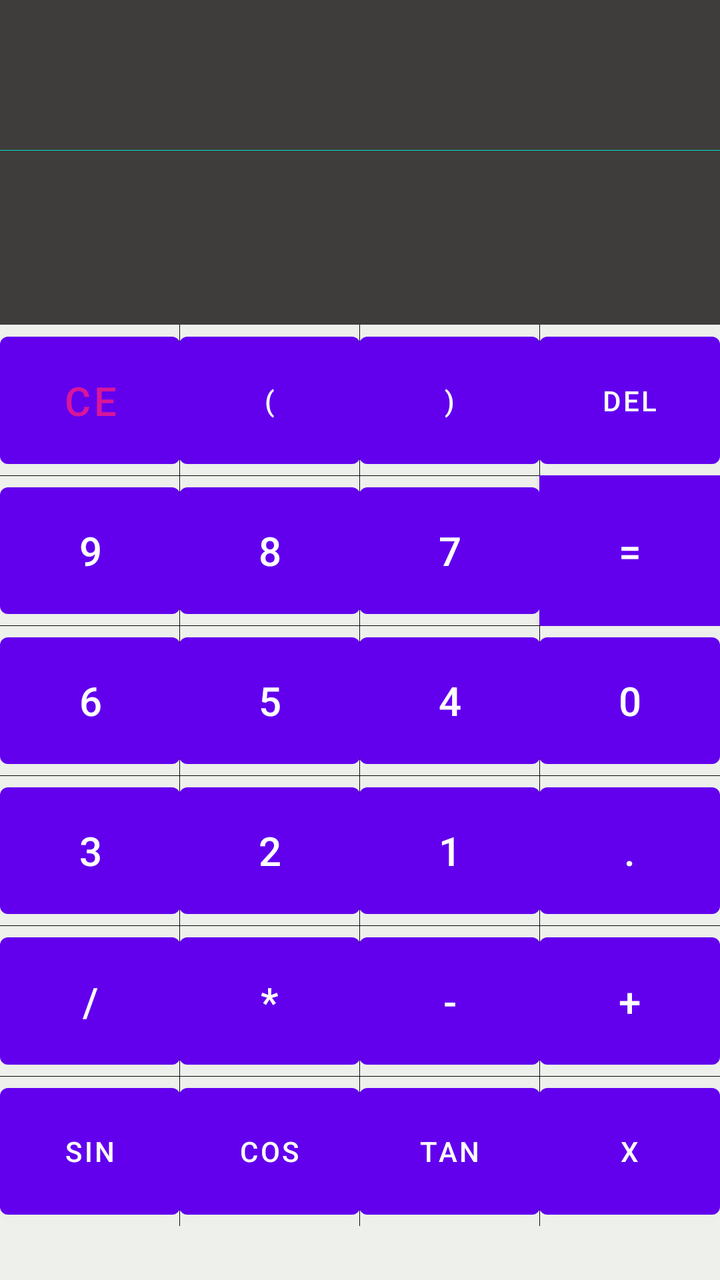
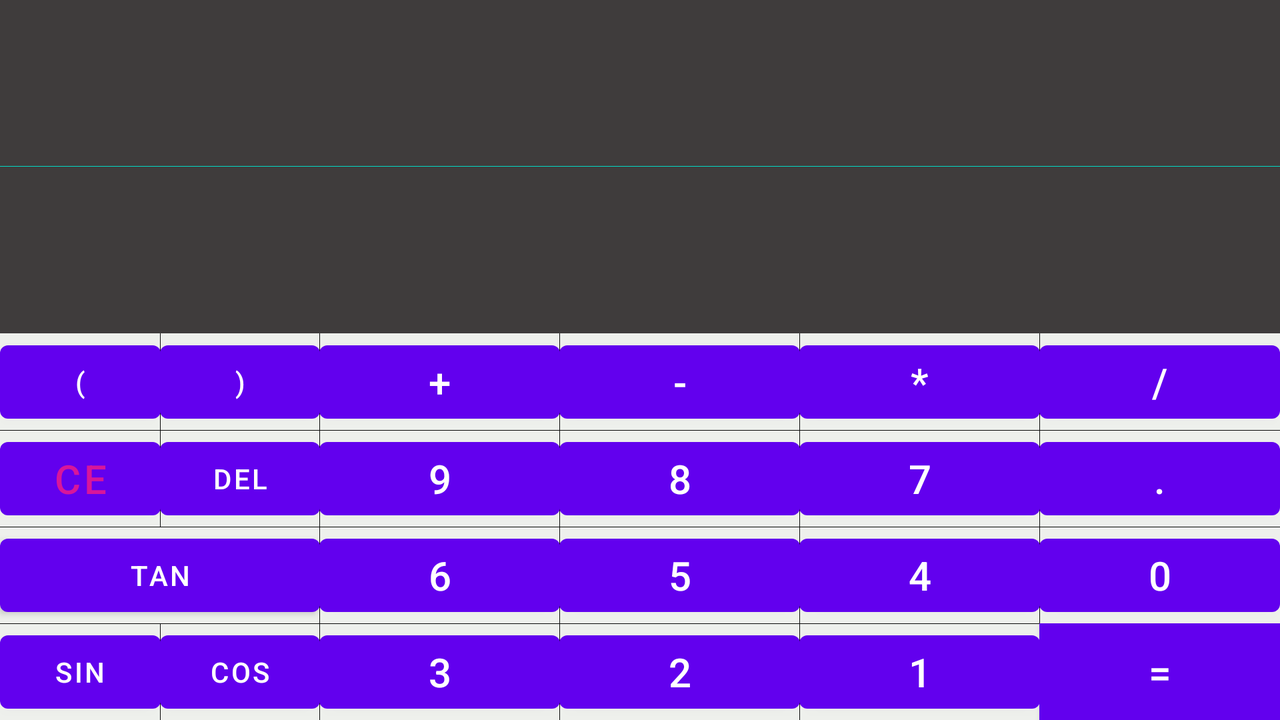

First picture: res/layout/ on a phone held upright. Second picture: the repository's own variant of that layout, on a device whose configuration matches the variant's folder. Source for both follows.
<!-- AndroidManifest.xml: application theme AppTheme -->
<!-- res/layout/activity_main.xml -->
<?xml version="1.0" encoding="utf-8"?>
<LinearLayout xmlns:android="http://schemas.android.com/apk/res/android"
    xmlns:app="http://schemas.android.com/apk/res-auto"
    xmlns:tools="http://schemas.android.com/tools"
    android:layout_width="match_parent"
    android:layout_height="match_parent"
    android:orientation="vertical"
    android:background="#eef0ec"
    tools:context="com.example.calculator.MainActivity"
    android:weightSum="1"
    >


    <LinearLayout
        android:layout_width="match_parent"
        android:layout_height="wrap_content"
        android:layout_weight="0.3"
        android:background="#3f3c3c"
        android:divider="@color/colorAccent"
        android:showDividers="middle"
        android:orientation="vertical">

        <EditText
            android:id="@+id/input"
            android:layout_width="match_parent"
            android:layout_height="wrap_content"
            android:layout_weight="6"
            android:background="@null"
            android:gravity="end"
            android:inputType="none"
            android:textColor="#ffffff"
            android:textSize="20sp" />

        <TextView
            android:id="@+id/output"
            android:layout_width="match_parent"
            android:layout_height="55dp"
            android:layout_weight="4"
            android:gravity="end"
            android:textColor="#faf79b"
            android:textSize="30sp" />
    </LinearLayout>

    <LinearLayout
        android:layout_width="match_parent"
        android:layout_height="wrap_content"
        android:layout_weight="0.6"
        android:orientation="vertical"
        android:showDividers="middle"
        android:divider="#0A0A0A">



        <LinearLayout
            android:layout_width="match_parent"
            android:layout_height="match_parent"
            android:layout_weight="0.2"
            android:orientation="horizontal"
            android:showDividers="middle"
            android:divider="#0A0A0A">

            <Button
                android:id="@+id/txtClear"
                android:layout_width="wrap_content"
                android:layout_height="match_parent"
                android:layout_weight="1"
                android:text="CE"
                android:textColor="#d8169a"
                android:textSize="20dp" />

            <Button
                android:id="@+id/txtLeft"
                android:layout_width="wrap_content"
                android:layout_height="match_parent"
                android:layout_weight="1"
                android:text="(" />

            <Button
                android:id="@+id/txtRight"
                android:layout_width="wrap_content"
                android:layout_height="match_parent"
                android:layout_weight="1"
                android:text=")" />
            <Button
                android:id="@+id/txtDel"
                android:layout_width="wrap_content"
                android:layout_height="match_parent"
                android:layout_weight="1"
                android:text="Del" />

        </LinearLayout>

        <LinearLayout
            android:layout_width="match_parent"
            android:layout_height="match_parent"
            android:layout_weight="0.2"
            android:orientation="horizontal"
            android:showDividers="middle"
            android:divider="#0a0a0a">

            <Button
                android:id="@+id/txt9"
                android:layout_width="wrap_content"
                android:layout_height="match_parent"
                android:layout_weight="1"
                android:text="9"
                android:textSize="20dp" />

            <Button
                android:id="@+id/txt8"
                android:layout_width="wrap_content"
                android:layout_height="match_parent"
                android:layout_weight="1"
                android:text="8"
                android:textSize="20dp" />

            <Button
                android:id="@+id/txt7"
                android:layout_width="wrap_content"
                android:layout_height="match_parent"
                android:layout_weight="1"
                android:text="7"
                android:textSize="20dp" />

            <Button
                android:id="@+id/txtEqual"
                android:layout_width="wrap_content"
                android:layout_height="match_parent"
                android:layout_weight="1"
                android:background="@color/colorAccent"
                android:text="="
                android:textSize="20dp"></Button>

        </LinearLayout>

        <LinearLayout
            android:layout_width="match_parent"
            android:layout_height="match_parent"
            android:layout_weight="0.2"
            android:orientation="horizontal"
            android:showDividers="middle"
            android:divider="#0a0a0a">

            <Button
                android:id="@+id/txt6"
                android:layout_width="wrap_content"
                android:layout_height="match_parent"
                android:layout_weight="1"
                android:text="6"
                android:textSize="20dp" />

            <Button
                android:id="@+id/txt5"
                android:layout_width="wrap_content"
                android:layout_height="match_parent"
                android:layout_weight="1"
                android:text="5"
                android:textSize="20dp" />

            <Button
                android:id="@+id/txt4"
                android:layout_width="wrap_content"
                android:layout_height="match_parent"
                android:layout_weight="1"
                android:text="4"
                android:textSize="20dp" />

            <Button
                android:id="@+id/txt0"
                android:layout_width="wrap_content"
                android:layout_height="match_parent"
                android:layout_weight="1"
                android:text="0"
                android:textSize="20dp" />

        </LinearLayout>

        <LinearLayout
            android:layout_width="match_parent"
            android:layout_height="match_parent"
            android:layout_weight="0.2"
            android:orientation="horizontal"
            android:showDividers="middle"
            android:divider="#0a0a0a">

            <Button
                android:id="@+id/txt3"
                android:layout_width="wrap_content"
                android:layout_height="match_parent"
                android:layout_weight="1"
                android:text="3"
                android:textSize="20dp" />

            <Button
                android:id="@+id/txt2"
                android:layout_width="wrap_content"
                android:layout_height="match_parent"
                android:layout_weight="1"
                android:text="2"
                android:textSize="20dp" />

            <Button
                android:id="@+id/txt1"
                android:layout_width="wrap_content"
                android:layout_height="match_parent"
                android:layout_weight="1"
                android:text="1"
                android:textSize="20dp" />

            <Button
                android:id="@+id/txtPoint"
                android:layout_width="wrap_content"
                android:layout_height="match_parent"
                android:layout_weight="1"
                android:text="."
                android:textSize="20dp" />

        </LinearLayout>

        <LinearLayout
            android:layout_width="match_parent"
            android:layout_height="match_parent"
            android:layout_weight="0.2"
            android:orientation="horizontal"
            android:showDividers="middle"
            android:divider="#0a0a0a">

            <Button
                android:id="@+id/txtDiv"
                android:layout_width="wrap_content"
                android:layout_height="match_parent"
                android:layout_weight="1"
                android:text="/"
                android:textSize="20dp" />

            <Button
                android:id="@+id/txtMul"
                android:layout_width="wrap_content"
                android:layout_height="match_parent"
                android:layout_weight="1"
                android:text="*"
                android:textSize="20dp" />

            <Button
                android:id="@+id/txtMinus"
                android:layout_width="wrap_content"
                android:layout_height="match_parent"
                android:layout_weight="1"
                android:text="-"
                android:textSize="20dp" />

            <Button
                android:id="@+id/txtPlus"
                android:layout_width="wrap_content"
                android:layout_height="match_parent"
                android:layout_weight="1"
                android:text="+"
                android:textSize="20dp" />

        </LinearLayout>
        <LinearLayout
            android:layout_width="match_parent"
            android:layout_height="match_parent"
            android:layout_weight="0.2"
            android:orientation="horizontal"
            android:showDividers="middle"
            android:divider="#0A0A0A">
            <Button
                android:id="@+id/txtSin"
                android:layout_width="wrap_content"
                android:layout_height="match_parent"
                android:layout_weight="1"
                android:text="sin" />

            <Button
                android:id="@+id/txtCos"
                android:layout_width="wrap_content"
                android:layout_height="match_parent"
                android:layout_weight="1"
                android:text="cos" />

            <Button
                android:id="@+id/txtTan"
                android:layout_width="wrap_content"
                android:layout_height="match_parent"
                android:layout_weight="1"
                android:text="tan" />
            <Button
                android:id="@+id/txtX"
                android:layout_width="wrap_content"
                android:layout_height="match_parent"
                android:layout_weight="1"
                android:text="X" />

        </LinearLayout>

    </LinearLayout>

</LinearLayout>
<!-- resources referenced by this layout -->
<resources>

</resources>
<!-- res/layout-land/activity_main.xml (the repository's variant of the layout above) -->
<!-- drawn on the phone turned sideways -->
<?xml version="1.0" encoding="utf-8"?>
<LinearLayout xmlns:android="http://schemas.android.com/apk/res/android"
    xmlns:app="http://schemas.android.com/apk/res-auto"
    xmlns:tools="http://schemas.android.com/tools"
    android:layout_width="match_parent"
    android:layout_height="match_parent"
    android:orientation="vertical"
    android:background="#eef0ec"
    tools:context="com.example.calculator.MainActivity"
    android:weightSum="1"
    >

    <LinearLayout
        android:layout_width="match_parent"
        android:layout_height="wrap_content"
        android:layout_weight="1"
        android:background="#3f3c3c"
        android:divider="@color/colorAccent"
        android:showDividers="middle"
        android:orientation="vertical">

        <EditText
            android:id="@+id/input"
            android:layout_width="match_parent"
            android:layout_height="0dp"
            android:layout_weight="1"
            android:background="@null"
            android:gravity="end"
            android:inputType="none"
            android:textColor="#ffffff"
            android:textSize="20sp" />

        <TextView
            android:id="@+id/output"
            android:layout_width="match_parent"
            android:layout_height="0dp"
            android:layout_weight="1"
            android:gravity="end"
            android:textColor="#faf79b"
            android:textSize="30sp" />
    </LinearLayout>

    <LinearLayout
        android:layout_width="match_parent"
        android:layout_height="wrap_content"
        android:layout_weight="2"
        android:orientation="horizontal"
        android:showDividers="middle"
        android:divider="#0A0A0A">
        <LinearLayout
            android:layout_width="0dp"
            android:layout_height="match_parent"
            android:layout_weight="1"
            android:orientation="vertical"
            android:showDividers="middle"
            android:divider="#0A0A0A">
            <LinearLayout
                android:layout_width="match_parent"
                android:layout_height="match_parent"
                android:layout_weight="0.2"
                android:orientation="horizontal"
                android:showDividers="middle"
                android:divider="#0A0A0A">
                <Button
                    android:id="@+id/txtLeft"
                    android:layout_width="wrap_content"
                    android:layout_height="match_parent"
                    android:layout_weight="1"
                    android:text="(" />
                <Button
                    android:id="@+id/txtRight"
                    android:layout_width="wrap_content"
                    android:layout_height="match_parent"
                    android:layout_weight="1"
                    android:text=")" />

            </LinearLayout>
            <LinearLayout
                android:layout_width="match_parent"
                android:layout_height="match_parent"
                android:layout_weight="0.2"
                android:orientation="horizontal"
                android:showDividers="middle"
                android:divider="#0A0A0A">
                <Button
                    android:id="@+id/txtClear"
                    android:layout_width="wrap_content"
                    android:layout_height="match_parent"
                    android:layout_weight="1"
                    android:text="CE"
                    android:textColor="#d8169a"
                    android:textSize="20dp" />
                <Button
                    android:id="@+id/txtDel"
                    android:layout_width="wrap_content"
                    android:layout_height="match_parent"
                    android:layout_weight="1"
                    android:text="Del" />

            </LinearLayout>
            <LinearLayout
                android:layout_width="match_parent"
                android:layout_height="match_parent"
                android:layout_weight="0.2"
                android:orientation="horizontal"
                android:showDividers="middle"
                android:divider="#0A0A0A">

                <Button
                    android:id="@+id/txtTan"
                    android:layout_width="wrap_content"
                    android:layout_height="match_parent"
                    android:layout_weight="1"
                    android:text="tan" />

            </LinearLayout>
            <LinearLayout
            android:layout_width="match_parent"
            android:layout_height="match_parent"
            android:layout_weight="0.2"
            android:orientation="horizontal"
            android:showDividers="middle"
            android:divider="#0A0A0A">
                <Button
                    android:id="@+id/txtSin"
                    android:layout_width="wrap_content"
                    android:layout_height="match_parent"
                    android:layout_weight="1"
                    android:text="sin" />
                <Button
                    android:id="@+id/txtCos"
                    android:layout_width="wrap_content"
                    android:layout_height="match_parent"
                    android:layout_weight="1"
                    android:text="cos" />

            </LinearLayout>

        </LinearLayout>
        <LinearLayout
            android:layout_width="0dp"
            android:layout_height="match_parent"
            android:layout_weight="3"
            android:orientation="vertical"
            android:showDividers="middle"
            android:divider="#0A0A0A">
        <LinearLayout
            android:layout_width="match_parent"
            android:layout_height="match_parent"
            android:layout_weight="0.2"
            android:orientation="horizontal"
            android:showDividers="middle"
            android:divider="#0A0A0A">

            <Button
                android:id="@+id/txtPlus"
                android:layout_width="wrap_content"
                android:layout_height="match_parent"
                android:layout_weight="1"
                android:text="+"
                android:textSize="20dp" />

            <Button
                android:id="@+id/txtMinus"
                android:layout_width="wrap_content"
                android:layout_height="match_parent"
                android:layout_weight="1"
                android:text="-"
                android:textSize="20dp" />
            <Button
                android:id="@+id/txtMul"
                android:layout_width="wrap_content"
                android:layout_height="match_parent"
                android:layout_weight="1"
                android:text="*"
                android:textSize="20dp" />
            <Button
                android:id="@+id/txtDiv"
                android:layout_width="wrap_content"
                android:layout_height="match_parent"
                android:layout_weight="1"
                android:text="/"
                android:textSize="20dp" />


        </LinearLayout>

            <LinearLayout
            android:layout_width="match_parent"
            android:layout_height="match_parent"
            android:layout_weight="0.2"
            android:orientation="horizontal"
            android:showDividers="middle"
            android:divider="#0a0a0a">

            <Button
                android:id="@+id/txt9"
                android:layout_width="wrap_content"
                android:layout_height="match_parent"
                android:layout_weight="1"
                android:text="9"
                android:textSize="20dp" />

            <Button
                android:id="@+id/txt8"
                android:layout_width="wrap_content"
                android:layout_height="match_parent"
                android:layout_weight="1"
                android:text="8"
                android:textSize="20dp" />

            <Button
                android:id="@+id/txt7"
                android:layout_width="wrap_content"
                android:layout_height="match_parent"
                android:layout_weight="1"
                android:text="7"
                android:textSize="20dp" />
                <Button
                    android:id="@+id/txtPoint"
                    android:layout_width="wrap_content"
                    android:layout_height="match_parent"
                    android:layout_weight="1"
                    android:text="."
                    android:textSize="20dp" />



            </LinearLayout>

        <LinearLayout
            android:layout_width="match_parent"
            android:layout_height="match_parent"
            android:layout_weight="0.2"
            android:orientation="horizontal"
            android:showDividers="middle"
            android:divider="#0a0a0a">
            <Button
                android:id="@+id/txt6"
                android:layout_width="wrap_content"
                android:layout_height="match_parent"
                android:layout_weight="1"
                android:text="6"
                android:textSize="20dp" />


            <Button
                android:id="@+id/txt5"
                android:layout_width="wrap_content"
                android:layout_height="match_parent"
                android:layout_weight="1"
                android:text="5"
                android:textSize="20dp" />

            <Button
                android:id="@+id/txt4"
                android:layout_width="wrap_content"
                android:layout_height="match_parent"
                android:layout_weight="1"
                android:text="4"
                android:textSize="20dp" />

            <Button
                android:id="@+id/txt0"
                android:layout_width="wrap_content"
                android:layout_height="match_parent"
                android:layout_weight="1"
                android:text="0"
                android:textSize="20dp" />






        </LinearLayout>

        <LinearLayout
            android:layout_width="match_parent"
            android:layout_height="match_parent"
            android:layout_weight="0.2"
            android:orientation="horizontal"
            android:showDividers="middle"
            android:divider="#0a0a0a">

            <Button
                android:id="@+id/txt3"
                android:layout_width="wrap_content"
                android:layout_height="match_parent"
                android:layout_weight="1"
                android:text="3"
                android:textSize="20dp" />

            <Button
                android:id="@+id/txt2"
                android:layout_width="wrap_content"
                android:layout_height="match_parent"
                android:layout_weight="1"
                android:text="2"
                android:textSize="20dp" />

            <Button
                android:id="@+id/txt1"
                android:layout_width="wrap_content"
                android:layout_height="match_parent"
                android:layout_weight="1"
                android:text="1"
                android:textSize="20dp" />

            <Button
                android:id="@+id/txtEqual"
                android:layout_width="wrap_content"
                android:layout_height="match_parent"
                android:layout_weight="1"
                android:background="@color/colorAccent"
                android:text="="
                android:textSize="20dp"></Button>


        </LinearLayout>
        </LinearLayout>
    </LinearLayout>

</LinearLayout>
